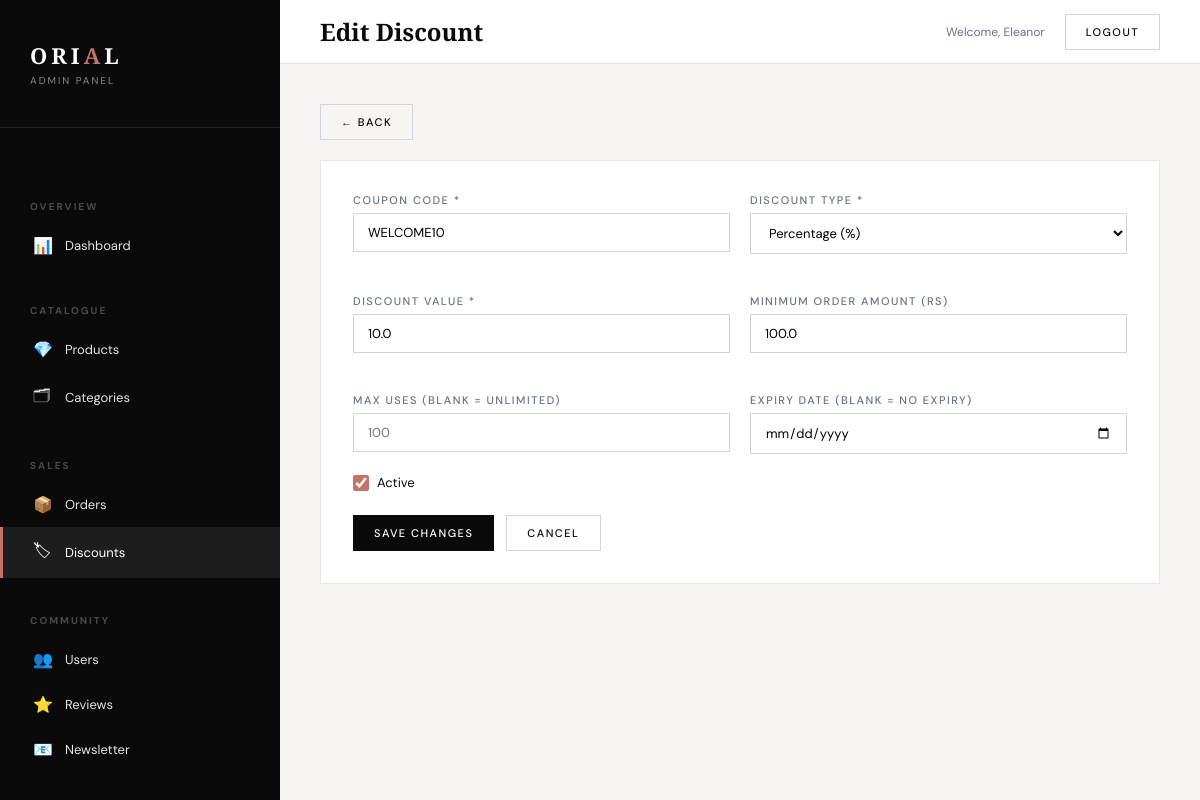
/admin/discounts/1/edit (signed in), run on the app's committed database.
### app/models.py (models this page shows, shortened)
class User(db.Model, UserMixin):
    __tablename__ = 'users'
    id = db.Column(db.Integer, primary_key=True)
    first_name = db.Column(db.String(80), nullable=False)
    last_name = db.Column(db.String(80), nullable=True)
    email = db.Column(db.String(120), unique=True, nullable=False)
    password_hash = db.Column(db.String(200), nullable=False)
    is_admin = db.Column(db.Boolean, default=False)
    phone = db.Column(db.String(30))
    address_line1 = db.Column(db.String(200))
    address_line2 = db.Column(db.String(200))
    city = db.Column(db.String(100))
    postcode = db.Column(db.String(20))
    country = db.Column(db.String(100), default='United Kingdom')
    created_at = db.Column(db.DateTime, default=datetime.utcnow)
    is_active = db.Column(db.Boolean, default=True)
    orders = db.relationship('Order', backref='customer', lazy=True)
    reviews = db.relationship('Review', backref='author', lazy=True)
    wishlist_items = db.relationship('Wishlist', backref='user', lazy=True)
    cart_items = db.relationship('CartItem', backref='user', lazy=True)

class Discount(db.Model):
    __tablename__ = 'discounts'
    id = db.Column(db.Integer, primary_key=True)
    code = db.Column(db.String(50), unique=True, nullable=False)
    description = db.Column(db.String(200))
    discount_type = db.Column(db.String(20), default='percent')  # 'percent' or 'fixed'
    value = db.Column(db.Float, nullable=False)              # e.g. 10 for 10% or Rs10 off
    min_order_amount = db.Column(db.Float, default=0)
    max_uses = db.Column(db.Integer)                         # None = unlimited
    used_count = db.Column(db.Integer, default=0)
    is_active = db.Column(db.Boolean, default=True)
    expires_at = db.Column(db.DateTime)
    created_at = db.Column(db.DateTime, default=datetime.utcnow)

### app/blueprints/admin.py (the view, shortened to what this page needs)
@admin_bp.route('/discounts/<int:did>/edit', methods=['GET', 'POST'])
@login_required
@admin_required
def edit_discount(did):
    d = Discount.query.get_or_404(did)
    return render_template('admin/discount_form.html', discount=d)

### app/blueprints/admin.py (called while the page is built)
def admin_required(f):
    @wraps(f)
    def decorated(*args, **kwargs):
        if not current_user.is_authenticated or not current_user.is_admin:
            flash('Admin access required.', 'danger')
            return redirect(url_for('main.index'))
        return f(*args, **kwargs)
    return decorated

### app/models.py (called while the page is built)
@login_manager.user_loader
def load_user(user_id):
    return User.query.get(int(user_id))

### app/templates/admin/discount_form.html (shortened to what this page needs)
{% extends 'admin/base_admin.html' %}
{% block page_title %}{{ 'Edit Discount' if discount else 'New Discount' }}{% endblock %}
{% block content %}
<div style="margin-bottom:20px;"><a href="{{ url_for('admin.discounts') }}" class="admin-btn secondary">← Back</a></div>
<form method="post" class="admin-form">
    <div class="admin-form-grid">
        <div class="admin-form-group">
            <label>Coupon Code *</label>
            <input type="text" name="code" value="{{ discount.code if discount else '' }}"
                style="text-transform:uppercase;" placeholder="WELCOME10" required>
        </div>
        <div class="admin-form-group">
            <label>Discount Type *</label>
            <select name="discount_type">
                <option value="percentage" {{ 'selected' if not discount or discount.discount_type=='percentage' }}>
                    Percentage (%)</option>
            </select>
        </div>
        <div class="admin-form-group">
            <label>Discount Value *</label>
            <input type="number" name="value" step="0.01" value="{{ discount.value if discount else '' }}"
                placeholder="10" required>
        </div>
        <div class="admin-form-group">
            <label>Minimum Order Amount (Rs)</label>
            <input type="number" name="min_order_amount" step="0.01"
                value="{{ discount.min_order_amount if discount else '' }}" placeholder="0">
        </div>
        <div class="admin-form-group">
            <label>Max Uses (blank = unlimited)</label>
            <input type="number" name="max_uses" value="{{ discount.max_uses if discount else '' }}" placeholder="100">
        </div>
        <div class="admin-form-group">
            <label>Expiry Date (blank = no expiry)</label>
            <input type="date" name="expires_at"
                value="{{ discount.expires_at.strftime('%Y-%m-%d') if discount and discount.expires_at else '' }}">
        </div>
    </div>
    <label class="check-toggle"><input type="checkbox" name="is_active" {{ 'checked' if not discount or
            discount.is_active }}> Active</label>
    <div style="margin-top:24px;display:flex;gap:12px;">
        <button type="submit" class="admin-btn primary">{{ 'Save Changes' if discount else 'Create Discount' }}</button>
        <a href="{{ url_for('admin.discounts') }}" class="admin-btn secondary">Cancel</a>
    </div>
</form>
{% endblock %}

### app/templates/admin/base_admin.html (shortened to what this page needs)
<!DOCTYPE html>
<html lang="en">
<head>
    <link rel="stylesheet" href="{{ url_for('static', filename='css/style.css') }}">
</head>
<body>
    <div class="admin-layout">
        <aside class="admin-sidebar">
            <div class="admin-sidebar-logo">
                <a href="{{ url_for('admin.dashboard') }}">ORI<span>A</span>L</a>
                <small>Admin Panel</small>
            </div>
            <nav class="admin-nav">
                <div class="admin-nav-section">Overview</div>
                <a href="{{ url_for('admin.dashboard') }}"
                    class="{{ 'active' if request.endpoint == 'admin.dashboard' }}">
                    <span class="icon">📊</span> Dashboard
                </a>
                <div class="admin-nav-section">Catalogue</div>
                <a href="{{ url_for('admin.products') }}" class="{{ 'active' if 'product' in request.endpoint }}">
                    <span class="icon">💎</span> Products
                </a>
                <a href="{{ url_for('admin.categories') }}" class="{{ 'active' if 'categor' in request.endpoint }}">
                    <span class="icon">🗂</span> Categories
                </a>
                <div class="admin-nav-section">Sales</div>
                <a href="{{ url_for('admin.orders') }}" class="{{ 'active' if 'order' in request.endpoint }}">
                    <span class="icon">📦</span> Orders
                </a>
                <a href="{{ url_for('admin.discounts') }}" class="{{ 'active' if 'discount' in request.endpoint }}">
                    <span class="icon">🏷</span> Discounts
                </a>
                <div class="admin-nav-section">Community</div>
                <a href="{{ url_for('admin.users') }}" class="{{ 'active' if 'user' in request.endpoint }}">
                    <span class="icon">👥</span> Users
                </a>
                <a href="{{ url_for('admin.reviews') }}" class="{{ 'active' if 'review' in request.endpoint }}">
                    <span class="icon">⭐</span> Reviews
                </a>
                <a href="{{ url_for('admin.newsletter_list') }}"
                    class="{{ 'active' if 'newsletter' in request.endpoint }}">
                    <span class="icon">📧</span> Newsletter
                </a>
                <div class="admin-nav-section">Config</div>
            </nav>
        </aside>
        <div class="admin-main">
            <div class="admin-topbar">
                <h1>{% block page_title %}Dashboard{% endblock %}</h1>
                <div class="admin-topbar-right">
                    <span style="font-size:12px;color:#6b7280;">Welcome, {{ current_user.first_name }}</span>
                    <a href="{{ url_for('auth.logout') }}" class="admin-btn secondary">Logout</a>
                </div>
            </div>
            <div class="admin-content">{% block content %}{% endblock %}</div>
        </div>
    </div>
</body>
</html>

### data on the page
User: first_name "Eleanor"
Discount: code "WELCOME10", value "10.0", min_order_amount "100.0"

### other printed values
{{ 'Edit Discount' if discount else 'New Discount' }} "Edit Discount"
{{ 'Save Changes' if discount else 'Create Discount' }} "SAVE CHANGES"
